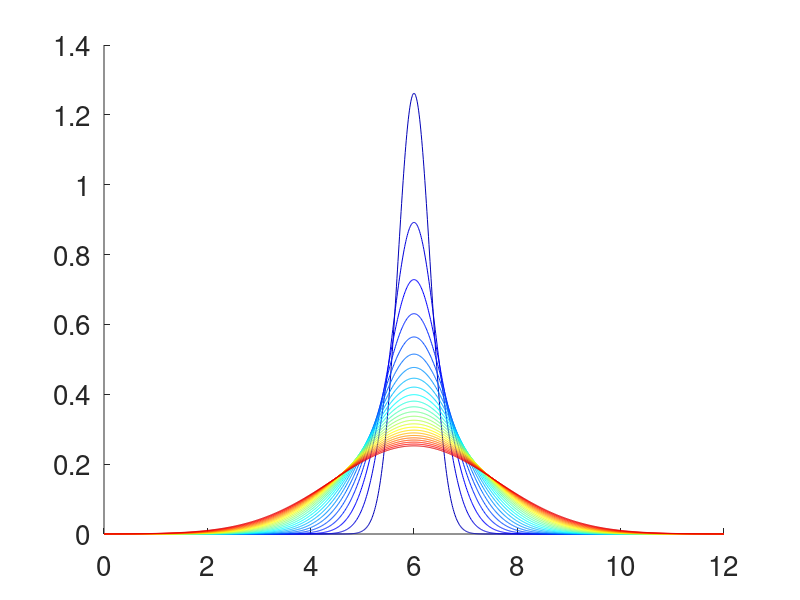
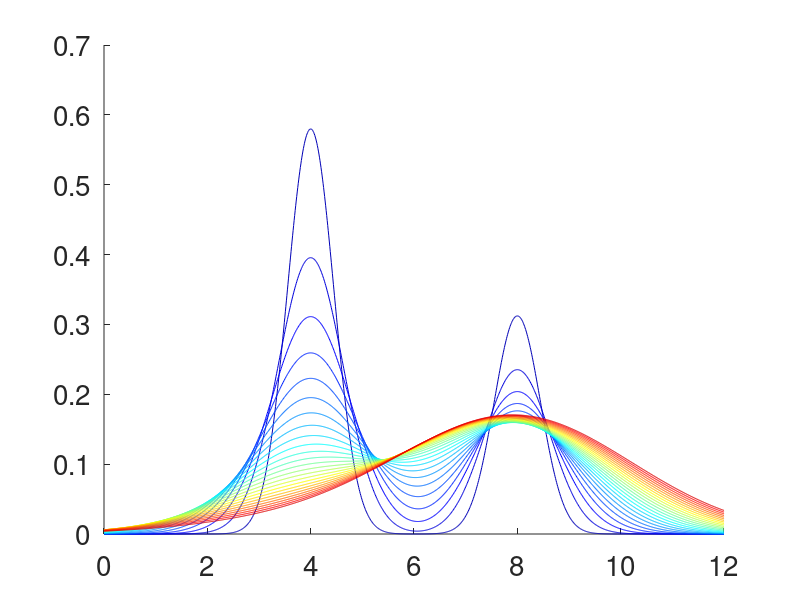
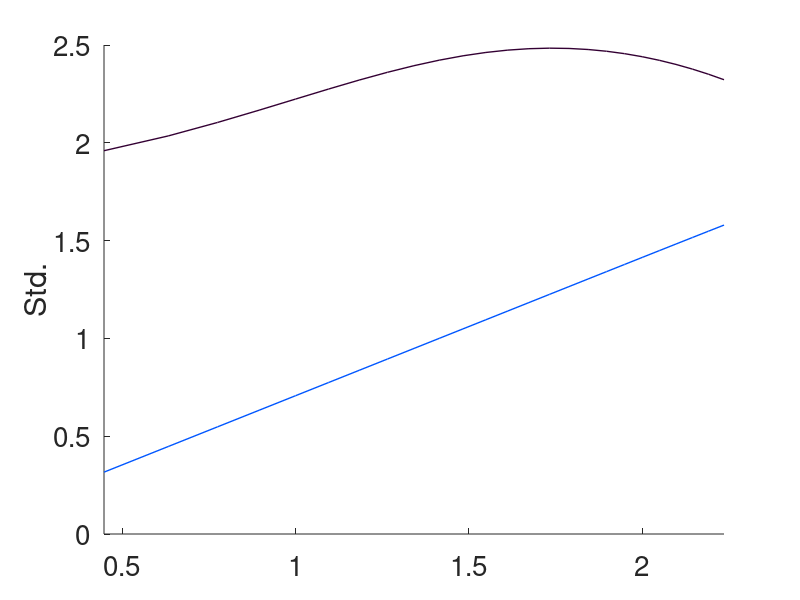
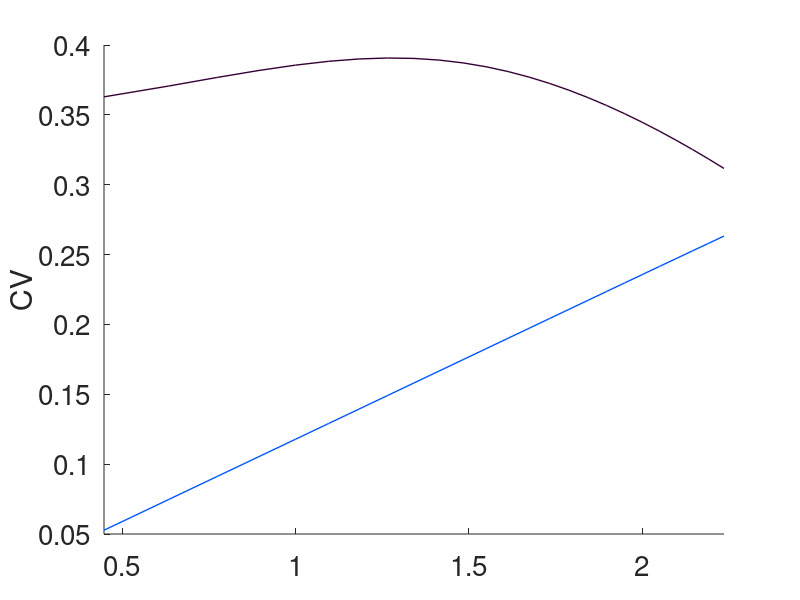

Write MATLAB code to recreate these figures, in order.
% assuming simple x'= -f(x) + sig for ISI density
% mixture Gaussians w/ additative noise

% can get resu with addit noise!  but make c vary with noise level
% tried: i) fix c, vary sig1/sig2 together & offset (sig1=sig2-.2), 
% ii) fix c & sig1, vary sig2, iii) varying c with sig1=sig2 varying works!

sigSqv=(.2:.2:5)';
lenSg=length(sigSqv);

cc=jet(lenSg);

cc1=[0 86 255;51 0 51]./255;

dx=0.01;
xVar=(0:dx:12)';
lenX=length(xVar);

fDens1=zeros(lenX,lenSg); %single peak at wavg
fDens2=zeros(lenX,lenSg); %2 peaks at w1,w2
mnISI_1=zeros(lenSg,1);
mnISI_2=zeros(lenSg,1);
vrISI_1=zeros(lenSg,1);
vrISI_2=zeros(lenSg,1);

w1=4;
w2=8;
wavg=(w1+w2)/2;

Knst = min(xVar.^4/4-(w1+w2+wavg)/3*xVar.^3+(w1*w2+w1*wavg+w2*wavg)/2*xVar.^2-w1*w2*wavg*xVar);

f1=@(x)(x-wavg);
F1=@(x)((x-wavg).^2./2);


cSt=0.65;
cEn=0.1;

for j=1:lenSg
    
    fDens1(:,j)=exp(-2*F1(xVar)./sigSqv(j));
    fDens1(:,j)=fDens1(:,j)./(sum(fDens1(:,j))*dx); %normalize
    
    c=(cEn-cSt)/(lenSg-1)*j+cSt-(cEn-cSt)/(lenSg-1); %weight of mixtures
    %c=.5;
    F2a=@(x)( (x-w1).^2./(2*sigSqv(j)) );
    F2b=@(x)( (x-w2).^2./(2*sigSqv(j)) );
    
    fDens2(:,j)=exp(-F2a(xVar))*c + exp(-F2b(xVar))*(1-c);
    fDens2(:,j)=fDens2(:,j)./(sum(fDens2(:,j))*dx); %normalize
end

mnISI_1=sum(fDens1'*xVar,2)*dx;
mnISI_2=sum(fDens2'*xVar,2)*dx;
vrISI_1=sum( fDens1'*(xVar).^2, 2)*dx - mnISI_1.^2;
vrISI_2=sum( fDens2'*(xVar).^2, 2)*dx - mnISI_2.^2;
CV_1=sqrt(vrISI_1)./mnISI_1;
    CV_1(isnan(CV_1))=0;
CV_2=sqrt(vrISI_2)./mnISI_2;
    CV_2(isnan(CV_2))=0;


h1=figure;
hold on
set(gca,'FontSize',20)
h2=figure;
hold on
set(gca,'FontSize',20)
for j=1:lenSg
    figure(h1)
    plot(xVar,fDens1(:,j),'color',cc(j,:))
    figure(h2)
    plot(xVar,fDens2(:,j),'color',cc(j,:))
end

figure
hold on
plot(sqrt(sigSqv),sqrt(vrISI_2),'color',cc1(2,:),'LineWidth',1)
plot(sqrt(sigSqv),sqrt(vrISI_1),'color',cc1(1,:),'LineWidth',1)
set(gca,'FontSize',20)
ylabel('Std.')
set(gca,'XLim',[sqrt(sigSqv(1))-eps sqrt(sigSqv(end))+eps])
figure
hold on
plot(sqrt(sigSqv),CV_2,'color',cc1(2,:),'LineWidth',1)
plot(sqrt(sigSqv),CV_1,'color',cc1(1,:),'LineWidth',1)
set(gca,'FontSize',20)
ylabel('CV')
set(gca,'XLim',[sqrt(sigSqv(1))-eps sqrt(sigSqv(end))+eps])

% figure
% hold on
% plot(sqrt(sigSqv),mnISI_1,'r--')
% plot(sqrt(sigSqv),mnISI_2,'k--')
% set(gca,'FontSize',18)
% ylabel('Mean')